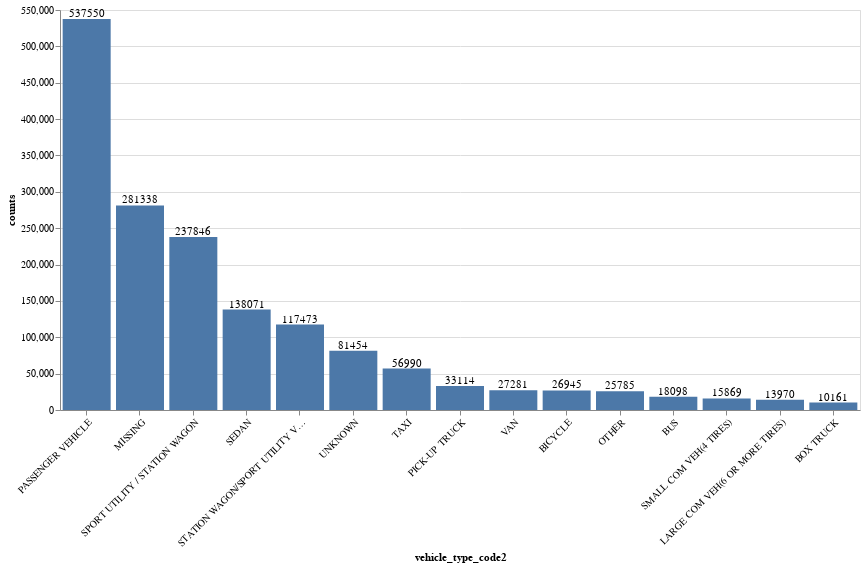

The notebook cell saved with this chart:
### Code cell
source = data_df.groupby('vehicle_type_code2').size().sort_values(ascending=False).to_frame('counts').reset_index().nlargest(15, 'counts')

bars = alt.Chart().mark_bar().encode(
    x=alt.X('vehicle_type_code2:N', sort='-y', axis=alt.Axis(labelAngle=-45)),
    y=alt.Y('counts:Q'),
)

texts = bars.mark_text(
    align='center',
    baseline='bottom',
).encode(
    text='counts:Q'
)

alt.layer(bars, texts, data=source).properties(
    width=800,
    height=400
)

### Figure 1 — Vega-Lite specification as saved in the notebook (floating-point values rounded to 4 significant figures)
{"config": {"view": {"continuousWidth": 400, "continuousHeight": 300}}, "layer": [{"mark": "bar", "encoding": {"x": {"type": "nominal", "axis": {"labelAngle": -45}, "field": "vehicle_type_code2", "sort": "-y"}, "y": {"type": "quantitative", "field": "counts"}}}, {"mark": {"type": "text", "align": "center", "baseline": "bottom"}, "encoding": {"text": {"type": "quantitative", "field": "counts"}, "x": {"type": "nominal", "axis": {"labelAngle": -45}, "field": "vehicle_type_code2", "sort": "-y"}, "y": {"type": "quantitative", "field": "counts"}}}], "data": {"name": "data-cfc1adfcc49f847419951d7b3aba0f48"}, "height": 400, "width": 800, "$schema": "https://vega.github.io/schema/vega-lite/v4.8.1.json", "datasets": {"data-cfc1adfcc49f847419951d7b3aba0f48": [{"vehicle_type_code2": "PASSENGER VEHICLE", "counts": 537550}, {"vehicle_type_code2": "MISSING", "counts": 281338}, {"vehicle_type_code2": "SPORT UTILITY / STATION WAGON", "counts": 237846}, {"vehicle_type_code2": "SEDAN", "counts": 138071}, {"vehicle_type_code2": "STATION WAGON/SPORT UTILITY VEHICLE", "counts": 117473}, {"vehicle_type_code2": "UNKNOWN", "counts": 81454}, {"vehicle_type_code2": "TAXI", "counts": 56990}, {"vehicle_type_code2": "PICK-UP TRUCK", "counts": 33114}, {"vehicle_type_code2": "VAN", "counts": 27281}, {"vehicle_type_code2": "BICYCLE", "counts": 26945}, {"vehicle_type_code2": "OTHER", "counts": 25785}, {"vehicle_type_code2": "BUS", "counts": 18098}, {"vehicle_type_code2": "SMALL COM VEH(4 TIRES) ", "counts": 15869}, {"vehicle_type_code2": "LARGE COM VEH(6 OR MORE TIRES)", "counts": 13970}, {"vehicle_type_code2": "BOX TRUCK", "counts": 10161}]}}
